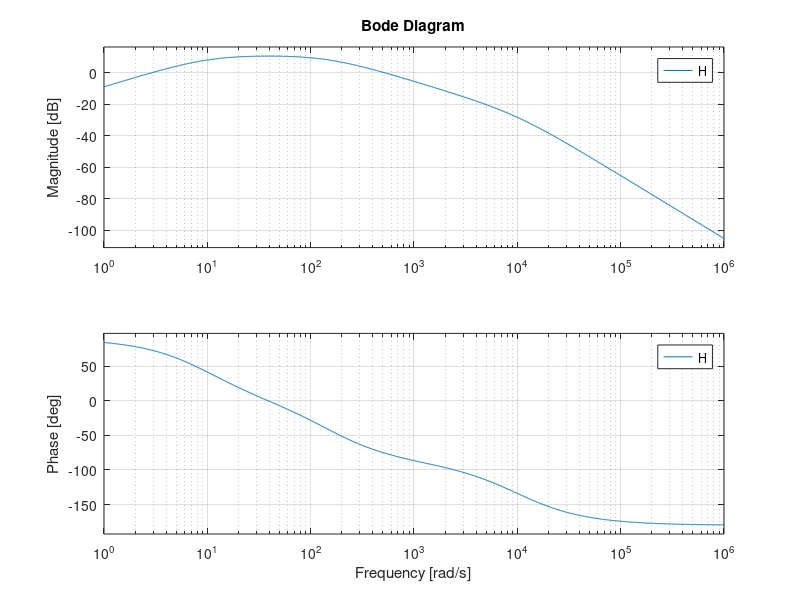

Here is the MATLAB script that generated this plot:
a1 = 9.65;
w1 = 10.05;

a2 = 489.6;
w2 = 150.1;

a3 = 1166.8;
w3 = 10040;

H1 = tf([a1 0], [1 w1])
H2 = tf(a2, [1 w2])
H3 = tf(a3, [1 w3])

H = H1*H2*H3


bode(H)